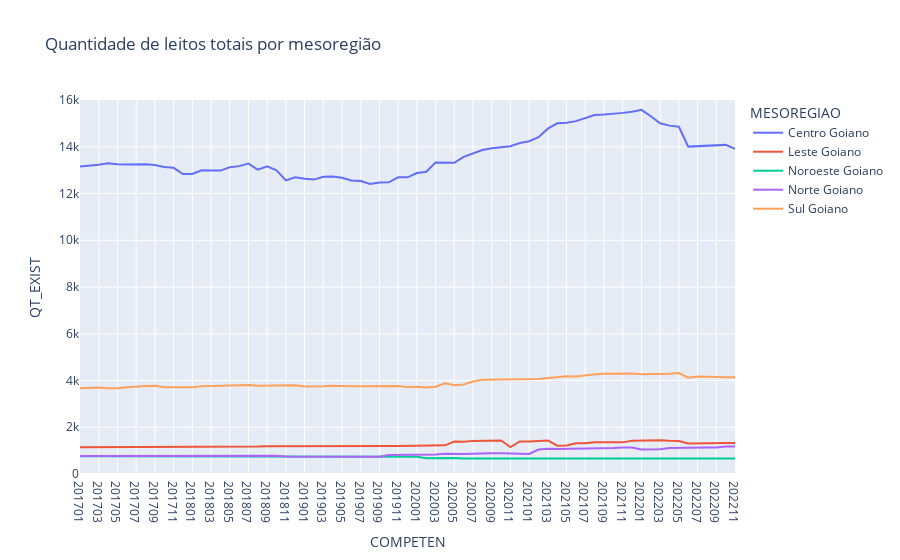

The cell this chart's notebook holds for it:
### Markdown cell above
### Total

### Code cell
leitos_por_regiao = data.groupby(["COMPETEN", "MESOREGIAO"]).sum()[["QT_EXIST", "QT_SUS"]].reset_index()
px.line(leitos_por_regiao, x="COMPETEN", y="QT_EXIST", color="MESOREGIAO", title="Quantidade de leitos totais por mesoregião", range_y=[0, 16000])
